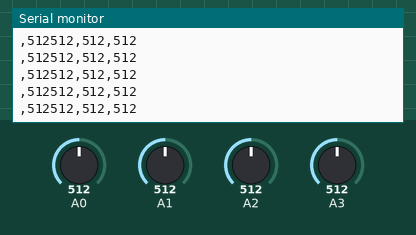
This sketch was run on a simulated Arduino Uno, built with avr-gcc and run on an emulated ATmega328P. On the bench: the last lines printed to the serial monitor. Inputs (shaded band) come from the test bench; at power-on: A0 = 512, A1 = 512, A2 = 512, A3 = 512.

Above: at 1.2 s.
1.3 s: A0 set to 716
At 1.33 s:
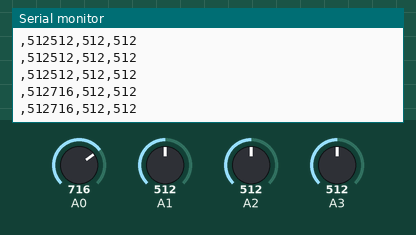
4.3 s: A1 set to 716
At 4.37 s:
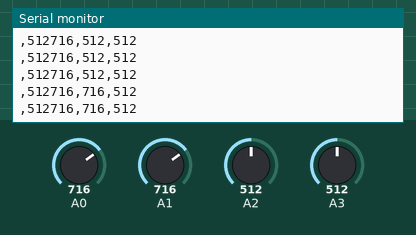
5.8 s: A2 set to 716
At 5.88 s:
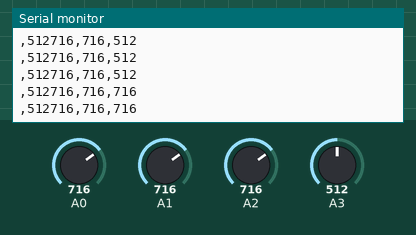
7.3 s: A3 set to 716
At 7.3 s:
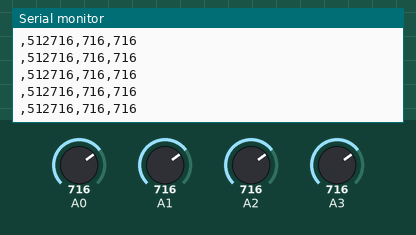
8.8 s: A0 set to 992
At 8.81 s:
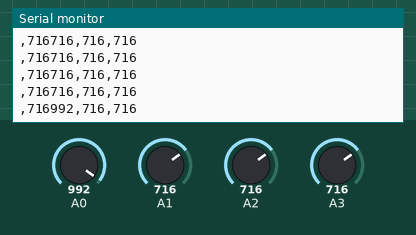
10.3 s: A1 set to 992
At 10.33 s:
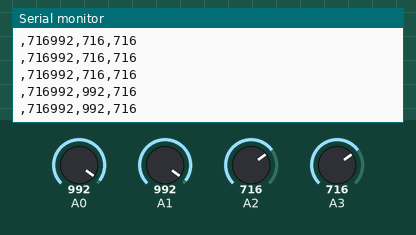
Timing chart, 0 to 12.8 s (numbered marks = the images above; inputs shaded):
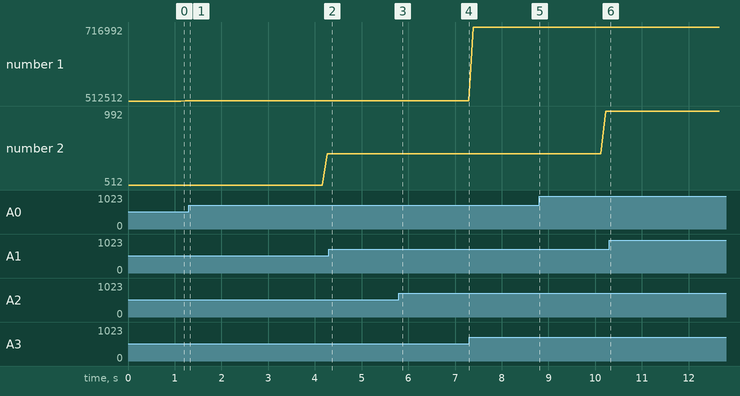

The sketch:

sketch_oct23a.ino
```cpp
int pot1 = 0;
int pot2 = 0;
int pot3 = 0;
int pot4 = 0;
void setup(){
  Serial.begin(9600);
}

void loop(){
  //Lectura de potenciómetros
  pot1 = analogRead(A0);
  pot2 = analogRead(A1);
  pot3 = analogRead(A2);
  pot4 = analogRead(A3);

  //Envío de información
  Serial.print(pot1);
  Serial.print(",");
  Serial.print(pot2);
  Serial.print(",");
  Serial.println(pot3);
  Serial.print(",");
  Serial.print(pot4);
  //esperar 100 ms
  delay(100);
}
```

Measured:
- after the input at 1.3 s, the serial monitor: prints a new line at once (image 1)
- after the input at 4.3 s, the serial monitor: prints a new line after 0.06 s (image 2)
- after the input at 5.8 s, the serial monitor: prints a new line after 0.08 s (image 3)
- after the input at 8.8 s, the serial monitor: prints a new line at once (image 5)
- after the input at 10.3 s, the serial monitor: prints a new line at once (image 6)
- plotted number 1: 512716 → 716716 after the input at 7.3 s, 716716 → 716992 after the input at 8.8 s
- plotted number 2: 512 → 716 after the input at 1.3 s, 716 → 992 after the input at 8.8 s
